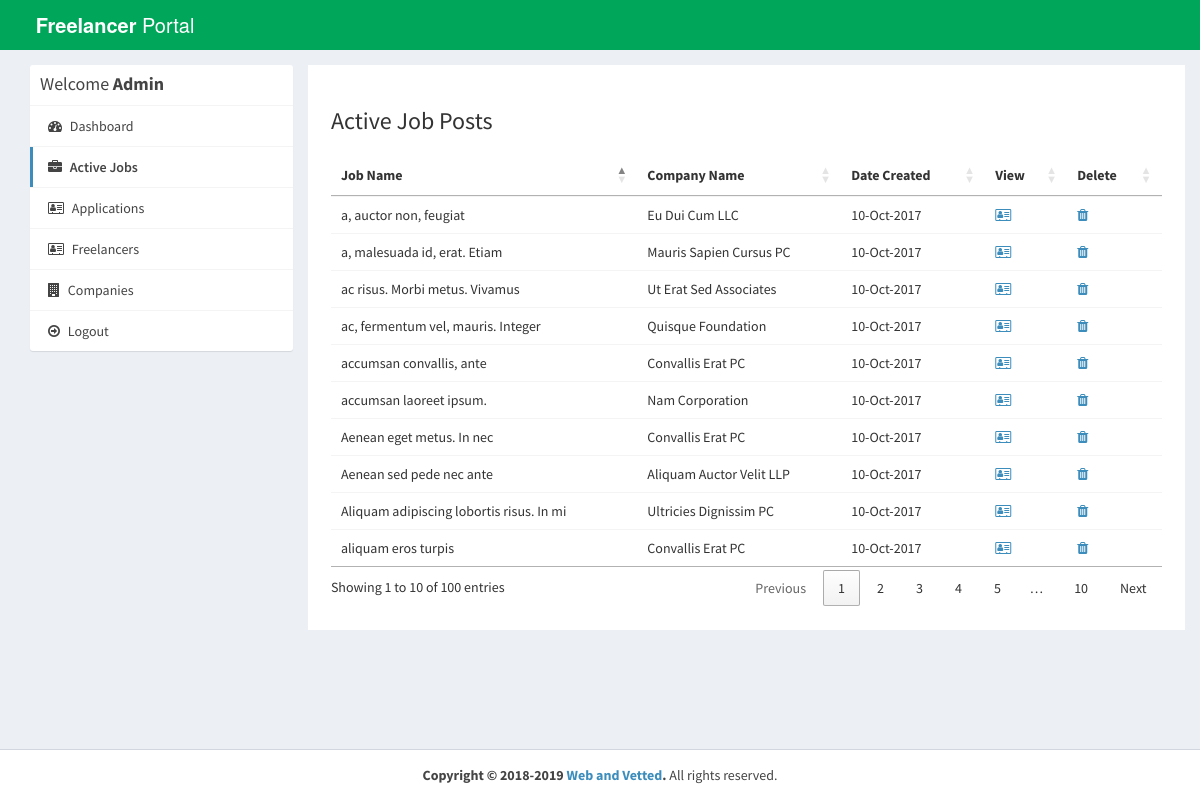
/admin/active-jobs.php (signed in), run on the app's committed database.
### tables this page shows
CREATE TABLE `job_post` (
  `id_jobpost` int(11) NOT NULL,
  `id_company` int(11) NOT NULL,
  `jobtitle` varchar(255) NOT NULL,
  `description` text NOT NULL,
  `minimumsalary` varchar(255) NOT NULL,
  `maximumsalary` varchar(255) NOT NULL,
  `experience` varchar(255) NOT NULL,
  `qualification` varchar(255) NOT NULL,
  `createdat` timestamp NOT NULL DEFAULT CURRENT_TIMESTAMP
);

CREATE TABLE `company` (
  `id_company` int(11) NOT NULL,
  `name` varchar(255) NOT NULL,
  `companyname` varchar(255) NOT NULL,
  `country` varchar(255) NOT NULL,
  `state` varchar(255) NOT NULL,
  `city` varchar(255) NOT NULL,
  `contactno` varchar(255) NOT NULL,
  `website` varchar(255) NOT NULL,
  `email` varchar(255) NOT NULL,
  `password` varchar(255) NOT NULL,
  `aboutme` varchar(255) DEFAULT NULL,
  `logo` varchar(255) NOT NULL,
  `createdAt` timestamp NOT NULL DEFAULT CURRENT_TIMESTAMP,
  `active` int(11) NOT NULL DEFAULT '2'
);

### admin/active-jobs.php (the view, shortened to what this page needs)
<?php
require_once("../db.php");
?>
<!DOCTYPE html>
<html>
<head>
  <link rel="stylesheet" href="https://cdnjs.cloudflare.com/ajax/libs/twitter-bootstrap/3.3.7/css/bootstrap.min.css">
  <link rel="stylesheet" href="https://cdnjs.cloudflare.com/ajax/libs/font-awesome/4.7.0/css/font-awesome.min.css">
  <link rel="stylesheet" href="https://cdnjs.cloudflare.com/ajax/libs/ionicons/2.0.1/css/ionicons.min.css">
  <link rel="stylesheet" href="https://cdn.datatables.net/1.10.15/css/jquery.dataTables.min.css">
  <link rel="stylesheet" href="../css/AdminLTE.min.css">
  <link rel="stylesheet" href="../css/_all-skins.min.css">
  <link rel="stylesheet" href="../css/custom.css">
</head>
<body class="hold-transition skin-green sidebar-mini">
<div class="wrapper">
  <header class="main-header">
    <a href="index.php" class="logo logo-bg">
      <span class="logo-lg"><b>Freelancer</b> Portal</span>
    </a>
    <nav class="navbar navbar-static-top">
    </nav>
  </header>
  <div class="content-wrapper" style="margin-left: 0px;">
    <section id="candidates" class="content-header">
      <div class="container">
        <div class="row">
          <div class="col-md-3">
            <div class="box box-solid">
              <div class="box-header with-border">
                <h3 class="box-title">Welcome <b>Admin</b></h3>
              </div>
              <div class="box-body no-padding">
                <ul class="nav nav-pills nav-stacked">
                  <li><a href="dashboard.php"><i class="fa fa-dashboard"></i> Dashboard</a></li>
                  <li class="active"><a href="active-jobs.php"><i class="fa fa-briefcase"></i> Active Jobs</a></li>
                  <li><a href="applications.php"><i class="fa fa-address-card-o"></i> Applications</a></li>
				  <li><a href="freelance-approval.php"><i class="fa fa-address-card-o"></i> Freelancers</a></li>
                  <li><a href="companies.php"><i class="fa fa-building"></i> Companies</a></li>
                  <li><a href="../logout.php"><i class="fa fa-arrow-circle-o-right"></i> Logout</a></li>
                </ul>
              </div>
            </div>
          </div>
          <div class="col-md-9 bg-white padding-2">
            <h3>Active Job Posts</h3>
            <div class="row margin-top-20">
              <div class="col-md-12">
                <div class="box-body table-responsive no-padding">
                  <table id="example2" class="table table-hover">
                    <thead>
                      <th>Job Name</th>
                      <th>Company Name</th>
                      <th>Date Created</th>
                      <th>View</th>
                      <th>Delete</th>
                    </thead>
                    <tbody>
                      <?php
                      $sql = "SELECT job_post.*, company.companyname FROM job_post INNER JOIN company ON job_post.id_company=company.id_company";
                      $result = $conn->query($sql);
                      if($result->num_rows > 0) {
                        while($row = $result->fetch_assoc()) {
                      ?>
                      <tr>
                        <td><?php echo $row['jobtitle']; ?></td>
                        <td><?php echo $row['companyname']; ?></td>
                        <td><?php echo date("d-M-Y", strtotime($row['createdat'])); ?></td>
                        <td><a href="view-job-post.php?id=<?php echo $row['id_jobpost']; ?>"><i class="fa fa-address-card-o"></i></a></td>
                        <td><a href="delete-job-post.php?id=<?php echo $row['id_jobpost']; ?>"><i class="fa fa-trash"></i></a></td>
                      </tr>
                            <?php
                        }
                      }
                    ?>
                    </tbody>
                  </table>
                </div>
              </div>
            </div>
          </div>
        </div>
      </div>
    </section>
  </div>
  <footer class="main-footer" style="margin-left: 0px;">
    <div class="text-center">
      <strong>Copyright &copy; 2018-2019 <a href="learningfromscratch.online">Web and Vetted</a>.</strong> All rights
    reserved.
    </div>
  </footer>
</div>
</body>
</html>

### css/custom.css (style rules this page uses)
.logo-bg { background-color: #00A65A !important; }
.margin-top-20 { margin-top: 20px; }
.padding-2 { padding: 2%; }
.bg-white { background-color: #fff; }

### data on the page
job_post: jobtitle "accumsan convallis, ante", id_company.companyname "Convallis Erat PC", createdat "10-Oct-2017"
job_post: jobtitle "ac, fermentum vel, mauris. Integer", id_company.companyname "Quisque Foundation", createdat "10-Oct-2017"
job_post: jobtitle "a, malesuada id, erat. Etiam", id_company.companyname "Mauris Sapien Cursus PC", createdat "10-Oct-2017"
job_post: jobtitle "Aliquam adipiscing lobortis risus. In mi", id_company.companyname "Ultricies Dignissim PC", createdat "10-Oct-2017"
job_post: jobtitle "a, auctor non, feugiat", id_company.companyname "Eu Dui Cum LLC", createdat "10-Oct-2017"
job_post: jobtitle "Aenean sed pede nec ante", id_company.companyname "Aliquam Auctor Velit LLP", createdat "10-Oct-2017"
job_post: jobtitle "aliquam eros turpis", id_company.companyname "Convallis Erat PC", createdat "10-Oct-2017"
job_post: jobtitle "ac risus. Morbi metus. Vivamus", id_company.companyname "Ut Erat Sed Associates", createdat "10-Oct-2017"
job_post: jobtitle "Aenean eget metus. In nec", id_company.companyname "Convallis Erat PC", createdat "10-Oct-2017"
job_post: jobtitle "accumsan laoreet ipsum.", id_company.companyname "Nam Corporation", createdat "10-Oct-2017"
